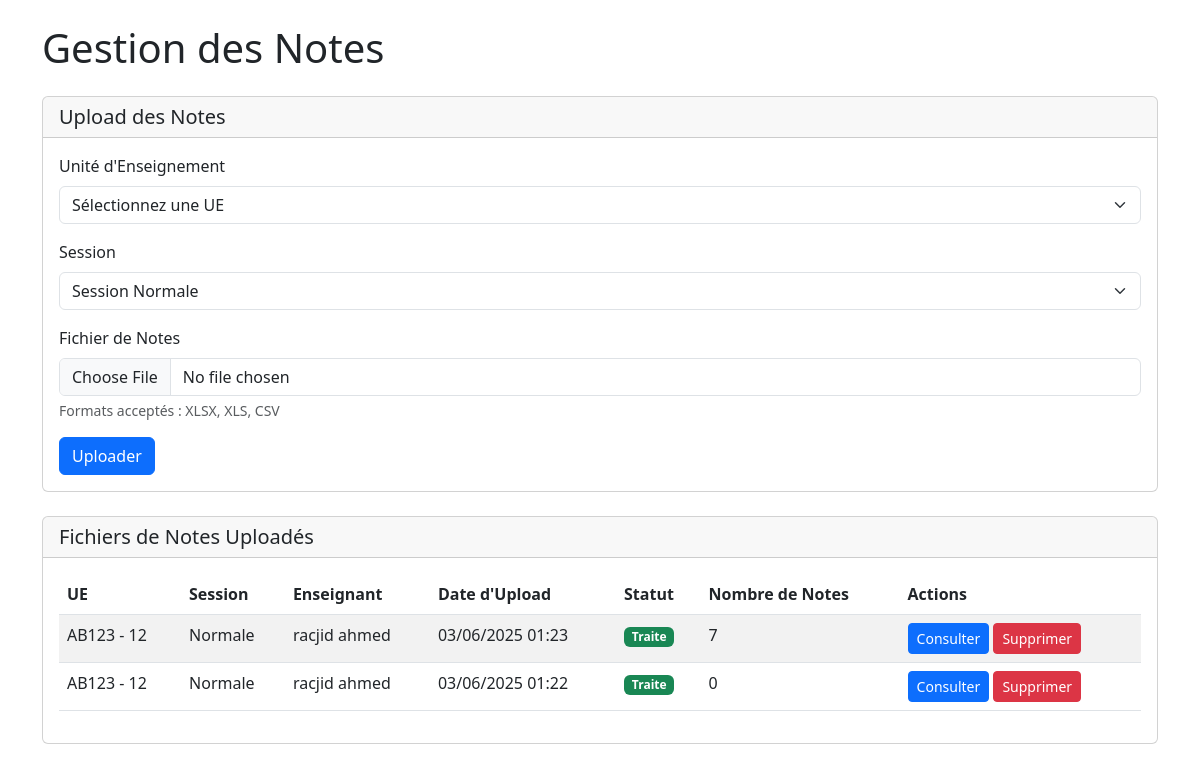
The page /web-project2/gestion-notes/index.php on the database as committed earlier.
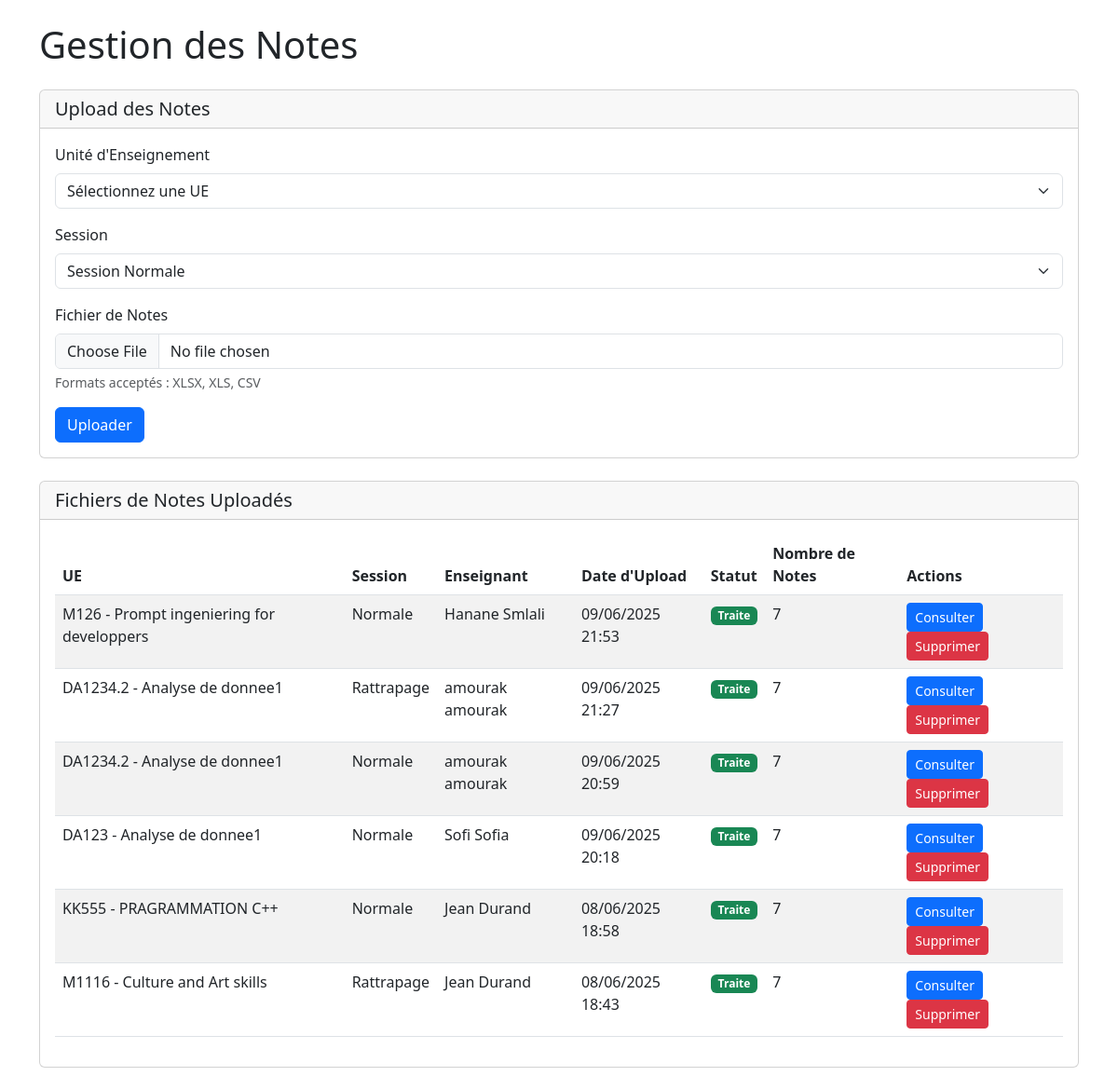
The same page on the database as committed later.
### tables this page shows
CREATE TABLE `fichiers_notes` (
  `id` int(11) NOT NULL,
  `id_unite_enseignement` int(11) NOT NULL,
  `id_enseignant` int(11) NOT NULL,
  `type_session` enum('normale','rattrapage') NOT NULL,
  `nom_fichier` varchar(255) NOT NULL,
  `chemin_fichier` varchar(255) NOT NULL,
  `date_upload` datetime DEFAULT current_timestamp(),
  `statut` enum('traite','non_traite') DEFAULT 'non_traite'
);

CREATE TABLE `unites_enseignement` (
  `id` int(11) NOT NULL,
  `code` varchar(20) NOT NULL,
  `intitule` varchar(100) NOT NULL,
  `description` text DEFAULT NULL,
  `specialite` varchar(50) NOT NULL,
  `id_filiere` int(11) DEFAULT NULL,
  `id_departement` int(11) NOT NULL,
  `semestre` int(11) NOT NULL,
  `volume_horaire_cm` float DEFAULT 0,
  `volume_horaire_td` float DEFAULT 0,
  `volume_horaire_tp` float DEFAULT 0,
  `credits` int(11) NOT NULL,
  `annee_universitaire` varchar(10) NOT NULL,
  `id_responsable` int(11) DEFAULT NULL,
  `statut` enum('disponible','affecte','vacant') DEFAULT 'disponible',
  `date_creation` datetime DEFAULT current_timestamp(),
  `date_modification` datetime DEFAULT current_timestamp() ON UPDATE current_timestamp()
);

CREATE TABLE `utilisateurs` (
  `id` int(11) NOT NULL,
  `nom_utilisateur` varchar(50) NOT NULL,
  `email` varchar(100) NOT NULL,
  `mot_de_passe` varchar(255) NOT NULL,
  `prenom` varchar(50) NOT NULL,
  `nom` varchar(50) NOT NULL,
  `role` enum('admin','chef_departement','coordonnateur','enseignant','vacataire') NOT NULL,
  `specialite` varchar(100) DEFAULT NULL,
  `id_departement` int(11) DEFAULT NULL,
  `id_filiere` int(11) DEFAULT NULL,
  `date_creation` timestamp NOT NULL DEFAULT current_timestamp(),
  `date_modification` timestamp NOT NULL DEFAULT current_timestamp() ON UPDATE current_timestamp(),
  `derniere_connexion` timestamp NULL DEFAULT NULL,
  `actif` tinyint(1) DEFAULT 1,
  `date_changement_mdp` datetime DEFAULT NULL
);

### web-project2/gestion-notes/index.php (the view, shortened to what the changed rows need)
<?php
require_once 'includes/config.php';
$stmt = $conn->query("SELECT fn.*,
                      ue.code as code_ue,
                      ue.intitule as intitule_ue,
                      u.nom as nom_enseignant,
                      u.prenom as prenom_enseignant,
                      COUNT(n.id) as nombre_notes
                      FROM fichiers_notes fn
                      JOIN unites_enseignement ue ON fn.id_unite_enseignement = ue.id
                      JOIN utilisateurs u ON fn.id_enseignant = u.id
                      LEFT JOIN notes n ON fn.id_unite_enseignement = n.id_unite_enseignement
                          AND fn.type_session = n.type_session
                          AND fn.chemin_fichier = n.fichier_path
                      GROUP BY fn.id
                      ORDER BY fn.date_upload DESC");
$fichiers = $stmt->fetchAll(PDO::FETCH_ASSOC);
?>
<!DOCTYPE html>
<html lang="fr">
<head>
    <link href="https://cdn.jsdelivr.net/npm/bootstrap@5.3.0/dist/css/bootstrap.min.css" rel="stylesheet">
</head>
<body>
    <div class="container mt-4">
        <h1 class="mb-4">Gestion des Notes</h1>
        <div class="card mb-4">
            <div class="card-body">
                <div class="table-responsive">
                    <table class="table table-striped">
                        <thead>
                            <tr>
                                <th>UE</th>
                                <th>Session</th>
                                <th>Enseignant</th>
                                <th>Date d'Upload</th>
                                <th>Statut</th>
                                <th>Nombre de Notes</th>
                                <th>Actions</th>
                            </tr>
                        </thead>
                        <tbody>
                            <?php foreach ($fichiers as $fichier): ?>
                            <tr>
                                <td><?php echo htmlspecialchars($fichier['code_ue'] . ' - ' . $fichier['intitule_ue']); ?></td>
                                <td><?php echo ucfirst($fichier['type_session']); ?></td>
                                <td><?php echo htmlspecialchars($fichier['prenom_enseignant'] . ' ' . $fichier['nom_enseignant']); ?></td>
                                <td><?php echo date('d/m/Y H:i', strtotime($fichier['date_upload'])); ?></td>
                                <td>
                                    <span class="badge bg-<?php echo $fichier['statut'] === 'traite' ? 'success' : 'warning'; ?>">
                                        <?php echo ucfirst($fichier['statut']); ?>
                                    </span>
                                </td>
                                <td><?php echo $fichier['nombre_notes']; ?></td>
                                <td>
                                    <a href="voir_notes.php?fichier=<?php echo $fichier['id']; ?>"
                                       class="btn btn-sm btn-primary">Consulter</a>
                                    <button type="button" class="btn btn-sm btn-danger"
                                            onclick="confirmerSuppression(<?php echo $fichier['id']; ?>, '<?php echo htmlspecialchars($fichier['nom_fichier']); ?>')">
                                        Supprimer
                                    </button>
                                </td>
                            </tr>
                            <?php endforeach; ?>
                        </tbody>
                    </table>
                </div>
            </div>
        </div>
    </div>
</body>
</html>

Rows that differ between the two databases and show on the page:
removed fichiers_notes: id_unite_enseignement.intitule "AB123 - 12", type_session "Normale", id_enseignant.nom "racjid ahmed", date_upload "03/06/2025 01:23", statut "Traite", nombre_notes "7"
removed fichiers_notes: id_unite_enseignement.intitule "AB123 - 12", type_session "Normale", id_enseignant.nom "racjid ahmed", date_upload "03/06/2025 01:22", statut "Traite", nombre_notes "0"
added fichiers_notes: id_unite_enseignement.intitule "M126 - Prompt ingeniering for developpers", type_session "Normale", id_enseignant.nom "Hanane Smlali", date_upload "09/06/2025 21:53", statut "Traite", nombre_notes "7"
added fichiers_notes: id_unite_enseignement.intitule "DA1234.2 - Analyse de donnee1", type_session "Rattrapage", id_enseignant.nom "amourak amourak", date_upload "09/06/2025 21:27", statut "Traite", nombre_notes "7"
added fichiers_notes: id_unite_enseignement.intitule "DA1234.2 - Analyse de donnee1", type_session "Normale", id_enseignant.nom "amourak amourak", date_upload "09/06/2025 20:59", statut "Traite", nombre_notes "7"
added fichiers_notes: id_unite_enseignement.intitule "DA123 - Analyse de donnee1", type_session "Normale", id_enseignant.nom "Sofi Sofia", date_upload "09/06/2025 20:18", statut "Traite", nombre_notes "7"
added fichiers_notes: id_unite_enseignement.intitule "KK555 - PRAGRAMMATION C++", type_session "Normale", id_enseignant.nom "Jean Durand", date_upload "08/06/2025 18:58", statut "Traite", nombre_notes "7"
added fichiers_notes: id_unite_enseignement.intitule "M1116 - Culture and Art skills", type_session "Rattrapage", id_enseignant.nom "Jean Durand", date_upload "08/06/2025 18:43", statut "Traite", nombre_notes "7"
